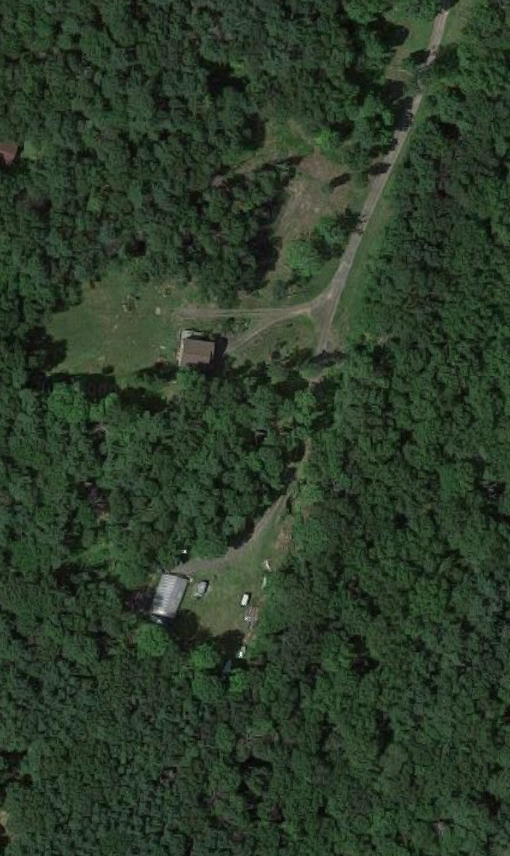
%> input picture simplemap.png, 510 x 856 px
$ octave imageprocessing_simplemap.m   (GNU Octave 9; MATLAB toolbox functions it lacks are replaced by stand-ins)
%> lines starting %> are read from the running program, lines starting %| are printed output that depends on the picture
% Jessica Marshall & Arvind Nagalingam
% ECE395: Google Maps Image Processing
% SIMPLE MAP
% December 2016

clc; clear all; close all

%% Read in Image/Convert to Grayscale

%figure 1
I = imread('simplemap.png');        %insert map image name
%> I is the input picture: size 856x510x3 uint8; mean R, G, B 44.2, 59.7, 41.4
imshow(I)
title('Color Image', 'Color', 'r', 'FontSize', 15);
%saveas(gcf,'I.png')        %save output to folder

%figure 2
I2 = rgb2gray(I);       %convert color image to grayscale
figure
imshow(I2)
title('Grayscale Image', 'Color', 'r', 'FontSize', 15);
saveas(gcf,'grayscale.png')       %save output to folder

K = rangefilt(I2);       %detect regions of texture
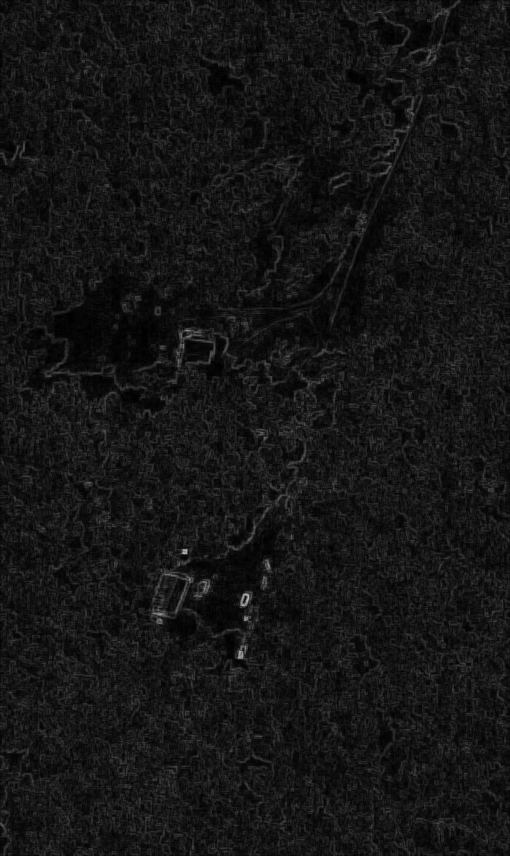
%> K: size 856x510 uint8; min 0, max 186, mean 21.2
figure
G = imfuse(I, K, 'montage');
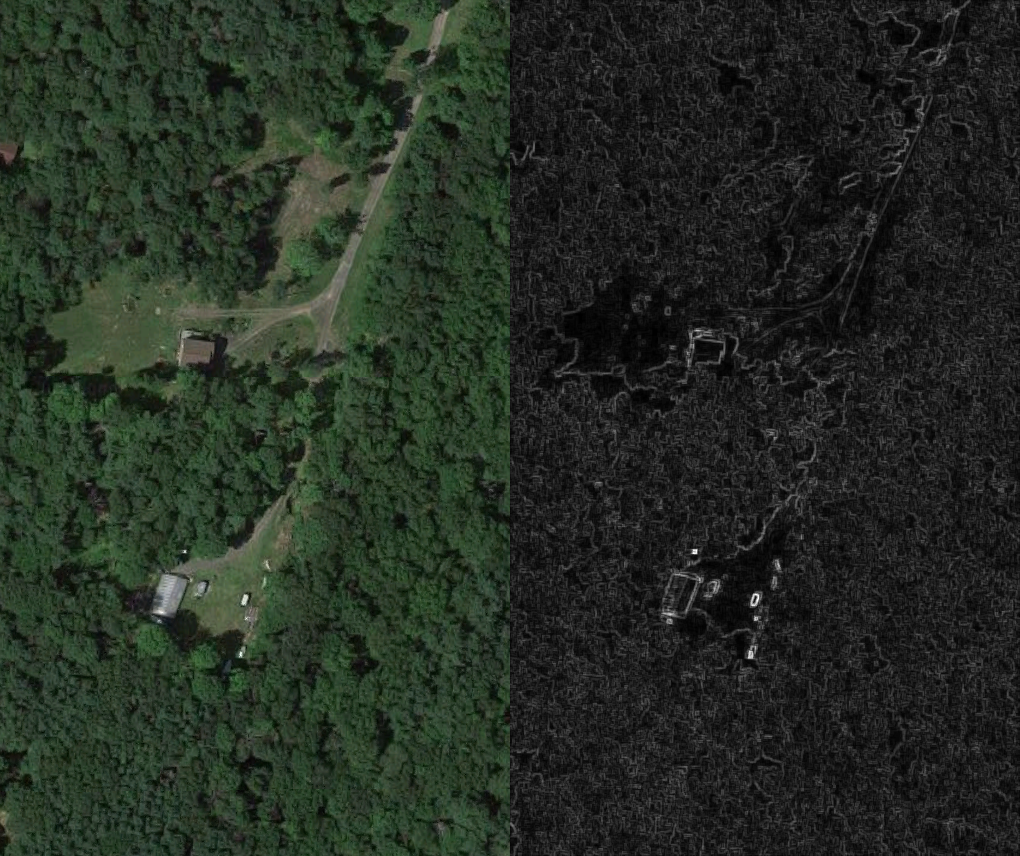
%> G: size 856x1020x3 uint8; mean R, G, B 37, 44.8, 35.6
imshow (G)
%saveas(gcf,'rangefilt.png')       %save output to folder

%%
BW1 = edge(I2,'sobel');     %try out two types of edge detection, Sobel better
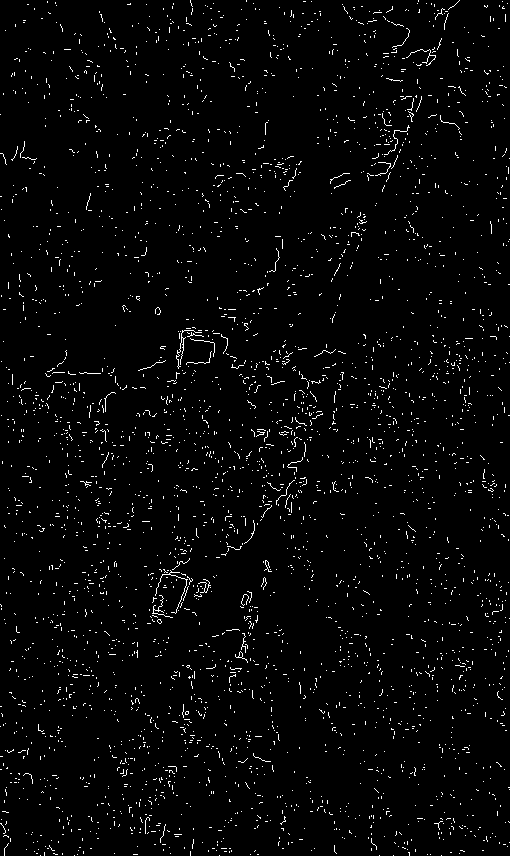
%> BW1: size 856x510 logical; 2.5% white in thin lines or dots
BW2 = edge(I2,'canny');
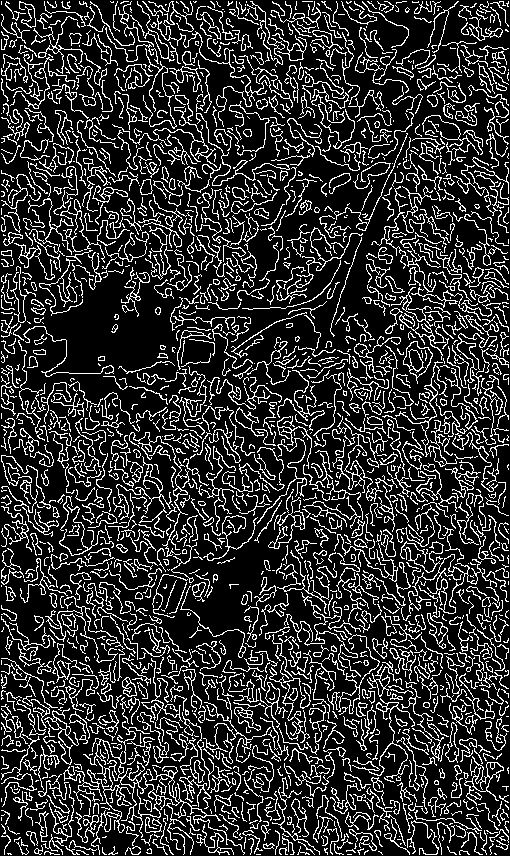
%> BW2: size 856x510 logical; 19.1% white in thin lines or dots
BW3 = edge(I2,'prewitt');
%> BW3: size 856x510 logical; 2.6% white in thin lines or dots
BW4 = edge(I2,'roberts');
%> BW4: size 856x510 logical; 1.2% white in thin lines or dots

X = imfuse(BW1,BW2,'montage');
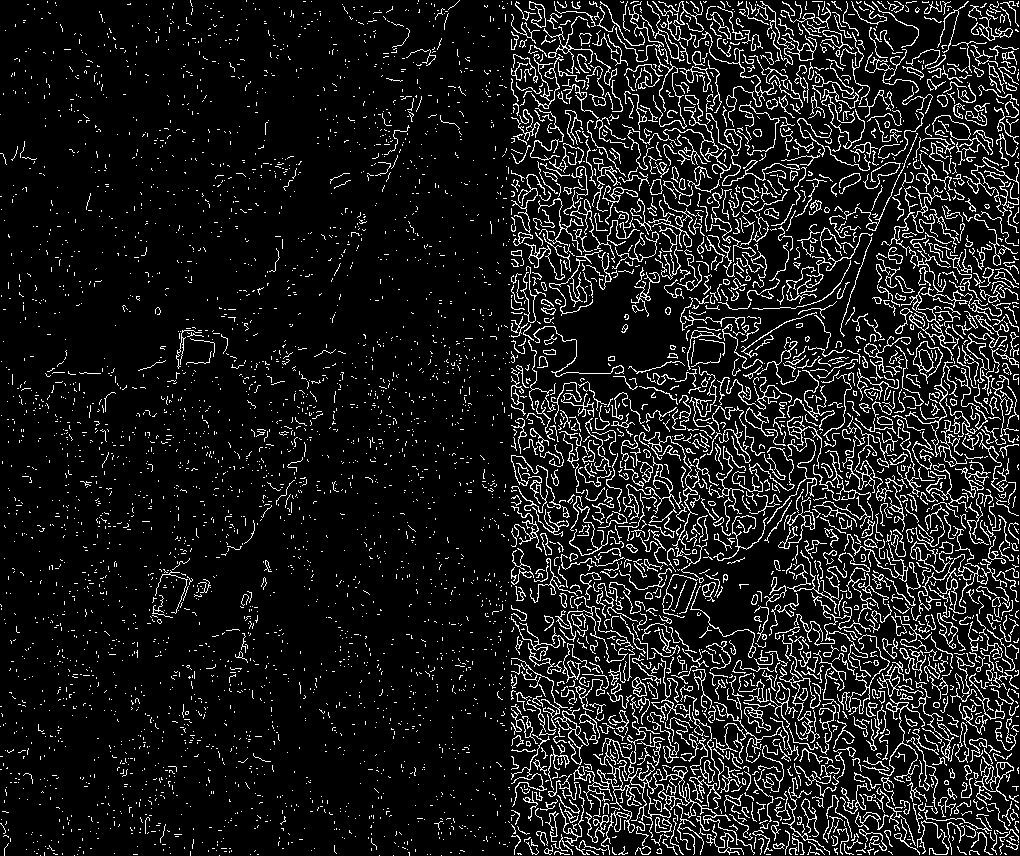
%> X: size 856x1020 uint8; 10.8% white in thin lines or dots
Y = imfuse (BW3, BW4, 'montage');
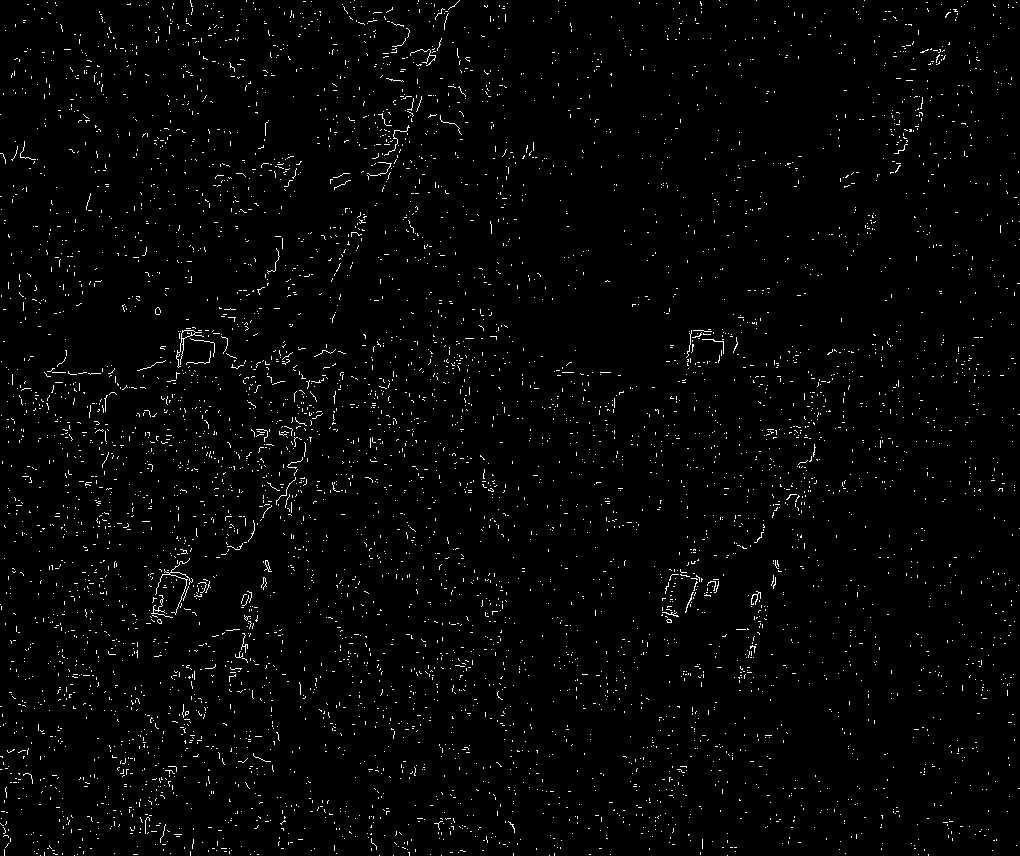
%> Y: size 856x1020 uint8; 1.9% white in thin lines or dots

figure
imshow(X)
title('Sobel and Canny filter edge detection algorithms');
saveas(gcf,'sobelcanny.png')

figure
imshow(Y)
title('Prewitt and Roberts filter edge detection algorithms');
saveas(gcf,'prewittroberts.png')

XY = imfuse (X, Y, 'montage');
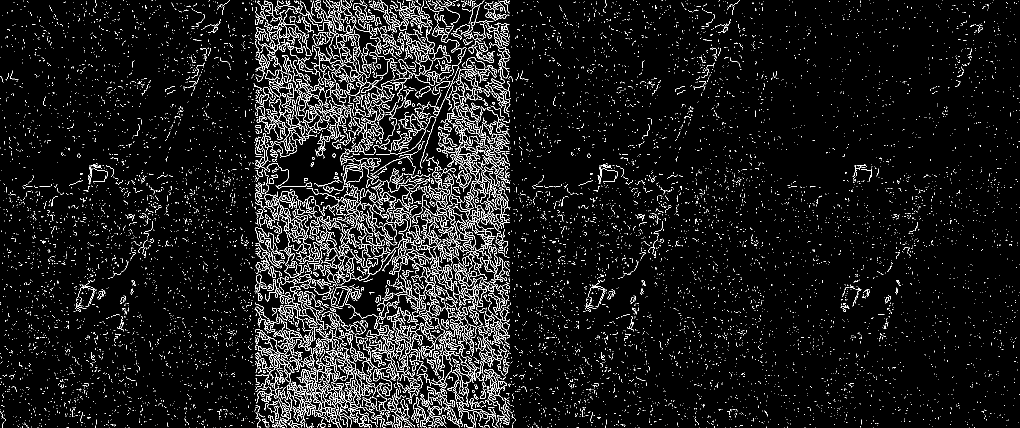
%> XY: size 856x2040 uint8 (shown at 1/2 size); 6.3% white in thin lines or dots
imshow(XY)
saveas(gcf,'sobelcannyprewittroberts.png')
% [11 lines of commented-out code are left out]

%% Image Segmentation Using Seed Pixels

%image segmentation
seedpointR = 300;           %pick coordinates to spread out region from
seedpointC = 200;
% (300, 200) for saugmap


%> (the run ends here)

$ run again, with saugmap.png copied over simplemap.png
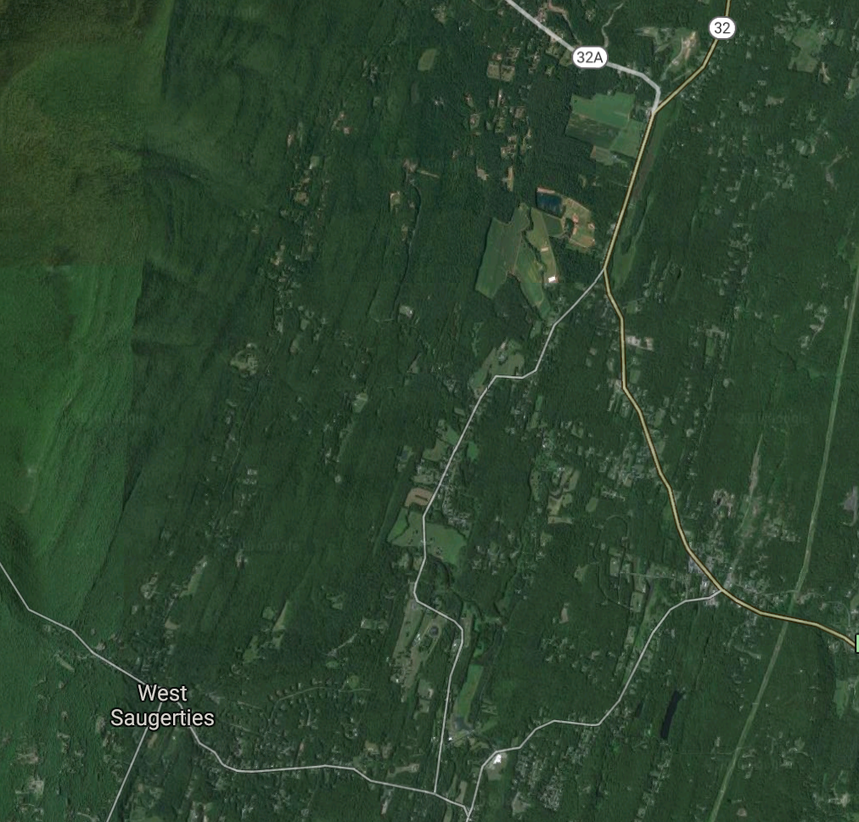
%> input picture saugmap.png, 859 x 822 px, shrunk from 1012 x 968 before the run
%> I is the input picture: size 822x859x3 uint8; mean R, G, B 45.7, 69.2, 47.1
%> `BW1 = edge(I2,'sobel');`:
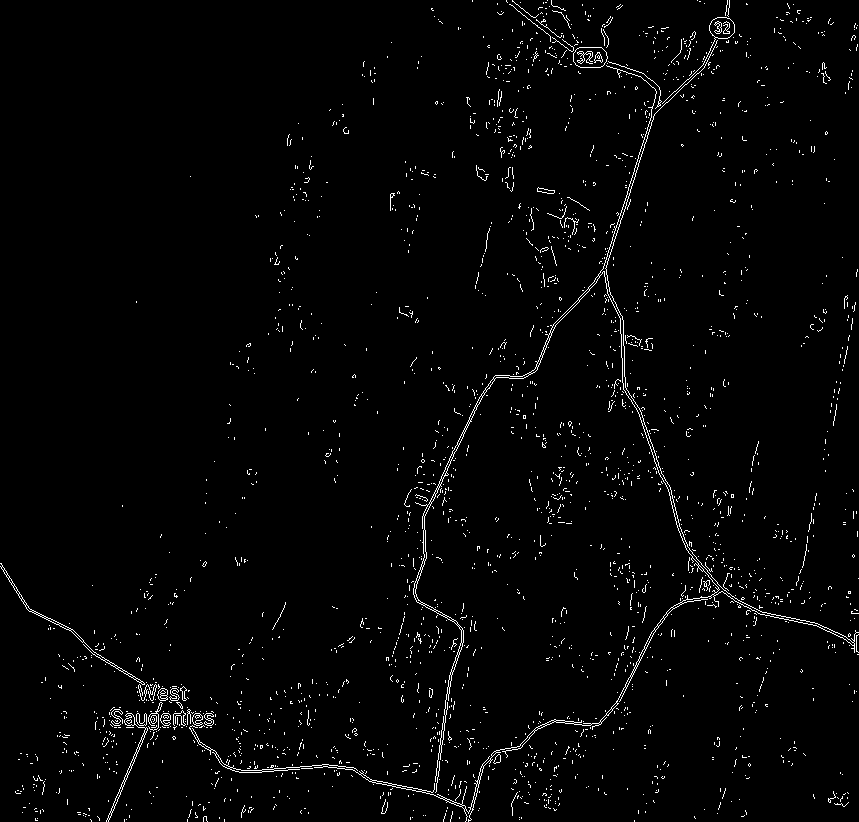
%> BW1: size 822x859 logical; 2% white in thin lines or dots
%> BW2: size 822x859 logical; 6% white in thin lines or dots
%> BW3: size 822x859 logical; 2.1% white in thin lines or dots
%> BW4: size 822x859 logical; 1.4% white in thin lines or dots
%> X: size 822x1718 uint8; 4% white in thin lines or dots
%> Y: size 822x1718 uint8; 1.7% white in thin lines or dots
%> `XY = imfuse (X, Y, 'montage');`:
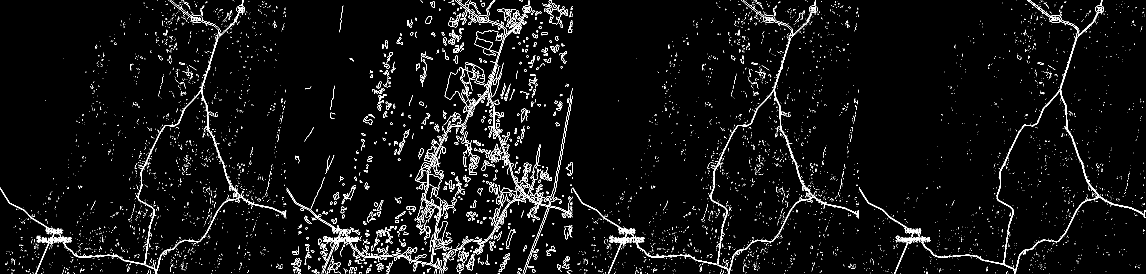
%> XY: size 822x3436 uint8 (shown at 1/3 size); 2.9% white in thin lines or dots

$ run again, with 19 Kelly Rd, Saugerties NY_zoom17.png copied over simplemap.png
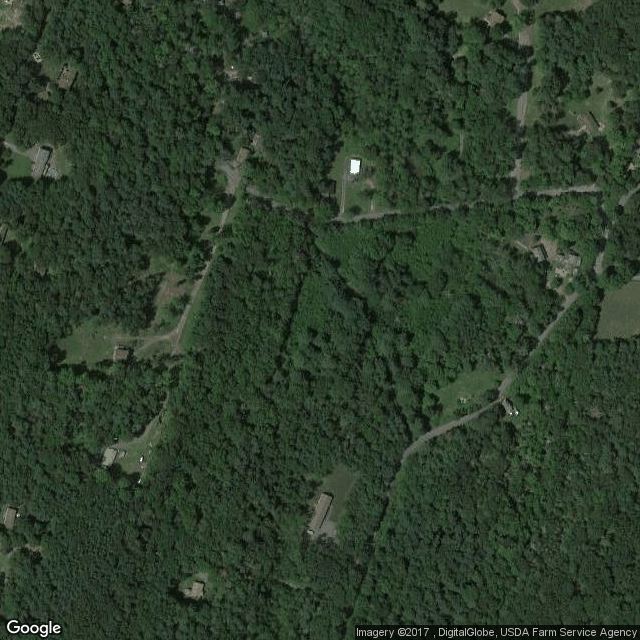
%> input picture 19 Kelly Rd, Saugerties NY_zoom17.png, 640 x 640 px
%> `BW1 = edge(I2,'sobel');`:
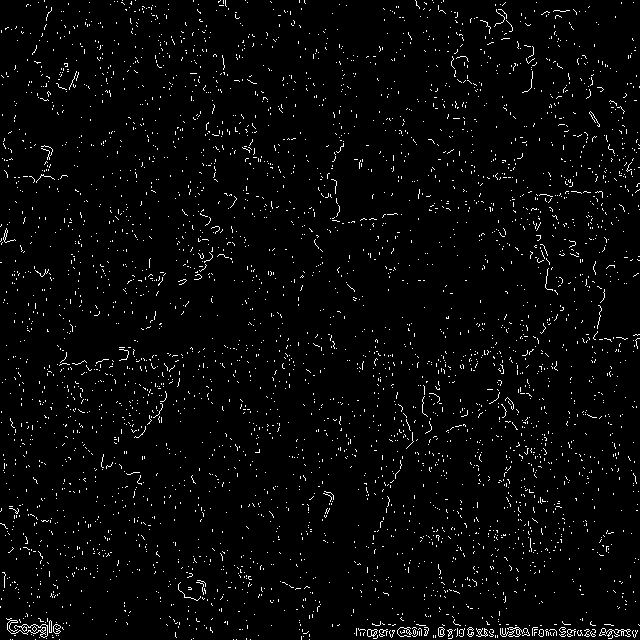
%> BW1: size 640x640 logical; 2.8% white in thin lines or dots
%> BW2: size 640x640 logical; 22.4% white in thin lines or dots
%> BW3: size 640x640 logical; 2.8% white in thin lines or dots
%> BW4: size 640x640 logical; 1.1% white in thin lines or dots
%> X: size 640x1280 uint8; 12.6% white in thin lines or dots
%> Y: size 640x1280 uint8; 2% white in thin lines or dots
%> `XY = imfuse (X, Y, 'montage');`:
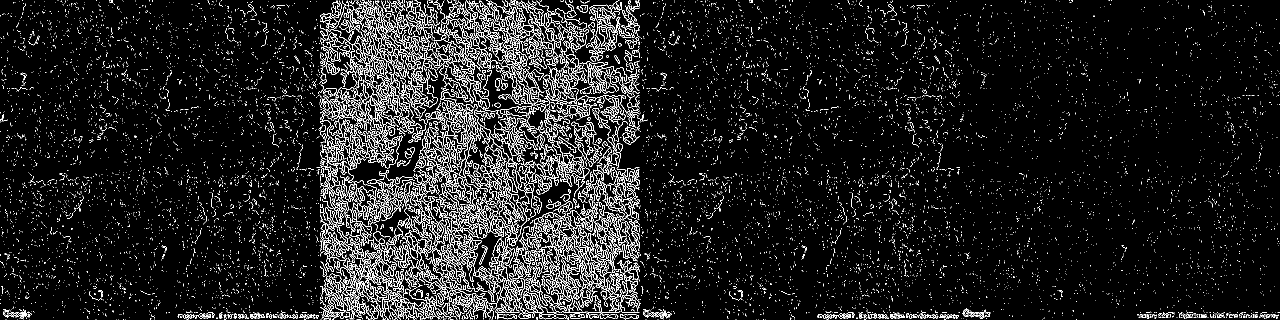
%> XY: size 640x2560 uint8 (shown at 1/2 size); 7.3% white in thin lines or dots
